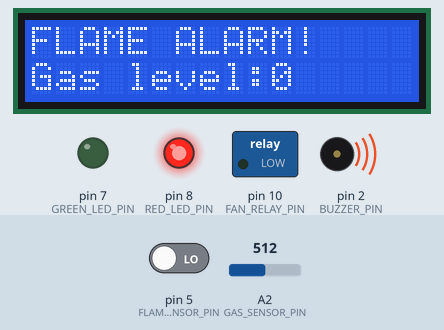
Simulated run of this sketch. Board: Arduino Uno, built with avr-gcc and run on an emulated ATmega328P. Parts: 16×2 character LCD, switched loads named in the sketch (green lamp = pin HIGH), output pins drawn as LEDs (lit = HIGH), buzzer (waves = sounding). Inputs (shaded band) come from the test bench; at power-on: pin 5 (FLAME_SENSOR_PIN) LOW, A2 (GAS_SENSOR_PIN) = 512. The modem accepts every AT command (registered, SIM ready, sends succeed) and sends nothing else; what the sketch prints to the serial monitor is not drawn.

Above: at 2.8 s.
2.9 s: pin 5 (FLAME_SENSOR_PIN) driven HIGH
At 3.6 s:
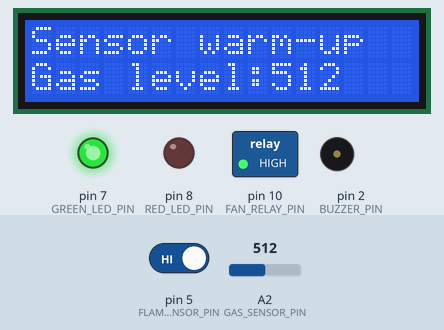
4.6 s: A2 (GAS_SENSOR_PIN) set to 716
At 4.9 s:
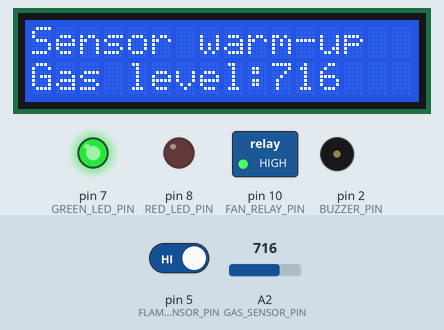
6.1 s: A2 (GAS_SENSOR_PIN) set to 900
At 7.3 s:
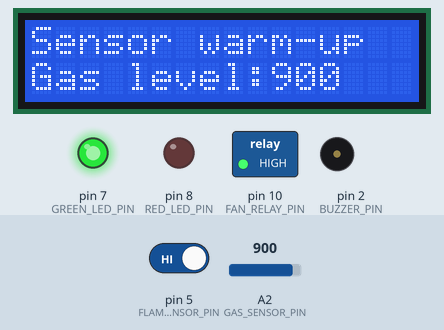
7.6 s: A2 (GAS_SENSOR_PIN) set to 1023
At 8.5 s:
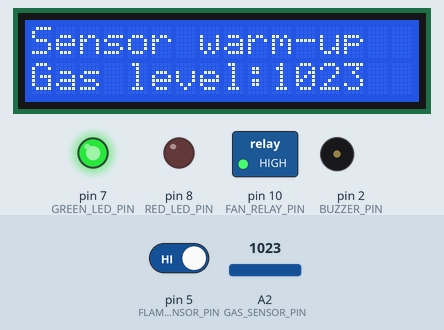
9.1 s: pin 5 (FLAME_SENSOR_PIN) driven LOW
At 11.1 s:
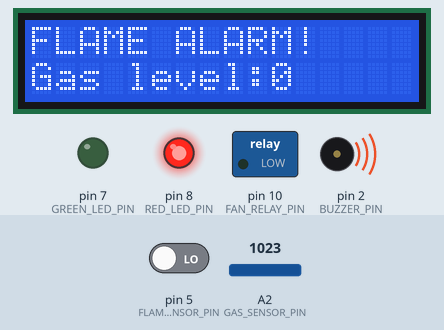
Timing chart, 0 to 12.1 s (numbered marks = the images above; inputs shaded):
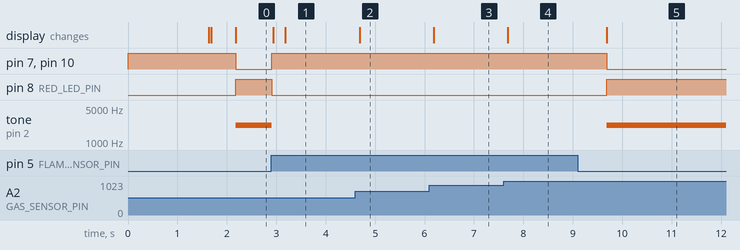

Measured:
- after the input at 2.9 s, pin 7 (GREEN_LED_PIN), pin 10 (FAN_RELAY_PIN): LOW → HIGH at once; pin 8 (RED_LED_PIN): HIGH → LOW at once; tone on pin 2 (BUZZER_PIN): 2200 Hz → silent at once; the display: first changes at once (image 1 shows a later state)
- after the input at 4.6 s, the display: changes after 0.09 s (image 2)
- after the input at 6.1 s, the display: changes after 0.09 s (image 3)
- after the input at 7.6 s, the display: changes after 0.09 s (image 4)
- after the input at 9.1 s, pin 7 (GREEN_LED_PIN), pin 10 (FAN_RELAY_PIN): HIGH → LOW after 0.59 s; pin 8 (RED_LED_PIN): LOW → HIGH after 0.59 s; tone on pin 2 (BUZZER_PIN): silent → 2200 Hz after 0.59 s; the display: changes after 0.59 s (image 5)

The sketch:

gsm_gas_flame_alarm.ino
```cpp
/*
 * GSM-connected gas and flame alarm
 * Target: Arduino Uno
 * Reconstructed from the June 2022 project video and its wiring diagram.
 *
 * Verified hardware shown in the video:
 * - Arduino Uno
 * - MQ-5 analog gas-sensor module
 * - Digital IR flame-sensor module
 * - 16x2 LCD with I2C backpack
 * - Neoway M660 GSM/GPRS module
 * - Active buzzer, red and green LEDs
 * - Relay-controlled 12 V fan
 *
 * IMPORTANT BEFORE USE:
 * 1. Enter the destination phone number below.
 * 2. Confirm the LCD I2C address (commonly 0x27 or 0x3F).
 * 3. Calibrate the MQ-5 thresholds for the real enclosure and target gas.
 * 4. Confirm the relay and flame-module active levels.
 * 5. Confirm the M660 carrier-board UART baud rate and logic-level shifting.
 *
 * This is prototype firmware, not certified life-safety equipment.
 */

#include <Wire.h>
#include <LiquidCrystal_I2C.h>
#include <SoftwareSerial.h>

// ---------------------------------------------------------------------------
// Hardware configuration reconstructed from the video wiring diagram
// ---------------------------------------------------------------------------
constexpr uint8_t GAS_SENSOR_PIN = A2;
constexpr uint8_t FLAME_SENSOR_PIN = 5;
constexpr uint8_t BUZZER_PIN = 2;
constexpr uint8_t GREEN_LED_PIN = 7;
constexpr uint8_t RED_LED_PIN = 8;
constexpr uint8_t FAN_RELAY_PIN = 10;

// Arduino RX connects to the GSM module TX; Arduino TX connects to module RX.
constexpr uint8_t GSM_RX_PIN = 9;
constexpr uint8_t GSM_TX_PIN = 12;

constexpr uint8_t LCD_ADDRESS = 0x27;
constexpr uint8_t LCD_COLUMNS = 16;
constexpr uint8_t LCD_ROWS = 2;

// Most LM393 flame modules assert LOW when flame is detected.
constexpr bool FLAME_ACTIVE_LOW = true;

// Many relay modules are active LOW. Change to false if yours is active HIGH.
constexpr bool RELAY_ACTIVE_LOW = true;

// The video proves raw values near 15-26 at ambient and 721 during gas
// exposure. It does not document the original threshold. These two values are
// safe placeholders for functional testing and MUST be calibrated.
constexpr uint16_t GAS_ALARM_ON_THRESHOLD = 300;
constexpr uint16_t GAS_ALARM_OFF_THRESHOLD = 250;

constexpr uint8_t GAS_AVERAGE_SAMPLES = 8;
constexpr uint8_t FLAME_CONFIRM_SAMPLES = 3;
constexpr unsigned long SAMPLE_PERIOD_MS = 250UL;
constexpr unsigned long SENSOR_STABILIZE_MS = 60000UL;
constexpr unsigned long SMS_MIN_INTERVAL_MS = 60000UL;
constexpr unsigned long SMS_RETRY_INTERVAL_MS = 10000UL;

// The M660 module itself commonly defaults to 115200 baud, while Arduino
// carrier-board examples are often configured for 9600. Use the baud rate of
// the specific board. SoftwareSerial on an Uno is most reliable at 9600.
constexpr long GSM_BAUD = 9600;

// Replace with the required international-format destination number.
const char ALERT_PHONE_NUMBER[] = "+000000000000";

LiquidCrystal_I2C lcd(LCD_ADDRESS, LCD_COLUMNS, LCD_ROWS);
SoftwareSerial gsmSerial(GSM_RX_PIN, GSM_TX_PIN);

bool alarmActive = false;
bool gsmReady = false;
bool smsSentForCurrentAlarm = false;
uint8_t flameActiveCount = 0;
unsigned long lastSampleAt = 0;
unsigned long lastSmsAttemptAt = 0;
unsigned long lastSmsSentAt = 0;

// ---------------------------------------------------------------------------
// Low-level helpers
// ---------------------------------------------------------------------------
void setRelay(bool enabled) {
  const uint8_t activeLevel = RELAY_ACTIVE_LOW ? LOW : HIGH;
  const uint8_t inactiveLevel = RELAY_ACTIVE_LOW ? HIGH : LOW;
  digitalWrite(FAN_RELAY_PIN, enabled ? activeLevel : inactiveLevel);
}

void setAlarmOutputs(bool enabled) {
  digitalWrite(RED_LED_PIN, enabled ? HIGH : LOW);
  digitalWrite(GREEN_LED_PIN, enabled ? LOW : HIGH);
  setRelay(enabled);

  if (enabled) {
    tone(BUZZER_PIN, 2200);
  } else {
    noTone(BUZZER_PIN);
  }
}

uint16_t readAveragedGasLevel() {
  uint32_t total = 0;
  for (uint8_t i = 0; i < GAS_AVERAGE_SAMPLES; ++i) {
    total += analogRead(GAS_SENSOR_PIN);
    delay(2);
  }
  return static_cast<uint16_t>(total / GAS_AVERAGE_SAMPLES);
}

bool readConfirmedFlame() {
  const bool rawActive = FLAME_ACTIVE_LOW
                           ? (digitalRead(FLAME_SENSOR_PIN) == LOW)
                           : (digitalRead(FLAME_SENSOR_PIN) == HIGH);

  if (rawActive) {
    if (flameActiveCount < FLAME_CONFIRM_SAMPLES) {
      ++flameActiveCount;
    }
  } else {
    flameActiveCount = 0;
  }

  return flameActiveCount >= FLAME_CONFIRM_SAMPLES;
}

void clearGsmInput() {
  while (gsmSerial.available() > 0) {
    gsmSerial.read();
  }
}

bool readGsmResponse(const char *expected, unsigned long timeoutMs) {
  char response[96];
  size_t length = 0;
  response[0] = '\0';
  const unsigned long startedAt = millis();

  while (millis() - startedAt < timeoutMs) {
    while (gsmSerial.available() > 0) {
      const char value = static_cast<char>(gsmSerial.read());
      Serial.write(value);

      if (length < sizeof(response) - 1) {
        response[length++] = value;
        response[length] = '\0';
      } else {
        memmove(response, response + 32, sizeof(response) - 33);
        length = sizeof(response) - 33;
        response[length++] = value;
        response[length] = '\0';
      }

      if (strstr(response, expected) != nullptr) {
        return true;
      }
      if (strstr(response, "ERROR") != nullptr) {
        return false;
      }
    }
  }
  return false;
}

bool sendAtCommand(const __FlashStringHelper *command,
                   const char *expected,
                   unsigned long timeoutMs) {
  clearGsmInput();
  gsmSerial.println(command);
  return readGsmResponse(expected, timeoutMs);
}

bool isNetworkRegistered() {
  clearGsmInput();
  gsmSerial.println(F("AT+CREG?"));

  char response[96];
  size_t length = 0;
  response[0] = '\0';
  const unsigned long startedAt = millis();

  while (millis() - startedAt < 1500UL) {
    while (gsmSerial.available() > 0) {
      const char value = static_cast<char>(gsmSerial.read());
      Serial.write(value);
      if (length < sizeof(response) - 1) {
        response[length++] = value;
        response[length] = '\0';
      }
    }
  }

  return strstr(response, ",1") != nullptr || strstr(response, ",5") != nullptr;
}

bool initializeGsm() {
  for (uint8_t attempt = 0; attempt < 5; ++attempt) {
    if (sendAtCommand(F("AT"), "OK", 1200UL)) {
      break;
    }
    if (attempt == 4) {
      return false;
    }
    delay(600);
  }

  if (!sendAtCommand(F("ATE0"), "OK", 1500UL)) {
    return false;
  }
  if (!sendAtCommand(F("AT+CMGF=1"), "OK", 2000UL)) {
    return false;
  }

  // Network registration can take time. Local protection remains operational
  // even when this check fails.
  for (uint8_t attempt = 0; attempt < 20; ++attempt) {
    if (isNetworkRegistered()) {
      return true;
    }
    delay(1000);
  }
  return false;
}

bool sendAlarmSms(uint16_t gasLevel, bool flameDetected) {
  if (!gsmReady) {
    return false;
  }

  if (!sendAtCommand(F("AT+CMGF=1"), "OK", 2000UL)) {
    return false;
  }

  clearGsmInput();
  gsmSerial.print(F("AT+CMGS=\""));
  gsmSerial.print(ALERT_PHONE_NUMBER);
  gsmSerial.println(F("\""));
  if (!readGsmResponse(">", 3000UL)) {
    return false;
  }

  gsmSerial.print(F("SAFETY ALERT: "));
  if (flameDetected && gasLevel >= GAS_ALARM_ON_THRESHOLD) {
    gsmSerial.print(F("flame and combustible gas detected"));
  } else if (flameDetected) {
    gsmSerial.print(F("flame detected"));
  } else {
    gsmSerial.print(F("combustible gas detected"));
  }
  gsmSerial.print(F(". Raw gas level: "));
  gsmSerial.print(gasLevel);
  gsmSerial.write(26);  // Ctrl+Z submits the SMS.

  return readGsmResponse("+CMGS:", 15000UL);
}

// ---------------------------------------------------------------------------
// User interface and alarm state machine
// ---------------------------------------------------------------------------
void displayNormal(uint16_t gasLevel) {
  lcd.setCursor(0, 0);
  lcd.print(F("Home safety     "));
  lcd.setCursor(0, 1);
  lcd.print(F("Gas level:"));
  lcd.print(gasLevel);
  lcd.print(F("    "));
}

void displayAlarm(uint16_t gasLevel, bool flameDetected) {
  lcd.setCursor(0, 0);
  if (flameDetected && gasLevel >= GAS_ALARM_ON_THRESHOLD) {
    lcd.print(F("GAS + FLAME!    "));
  } else if (flameDetected) {
    lcd.print(F("FLAME ALARM!    "));
  } else {
    lcd.print(F("GAS ALARM!      "));
  }

  lcd.setCursor(0, 1);
  lcd.print(F("Gas level:"));
  lcd.print(gasLevel);
  lcd.print(F("    "));
}

void updateAlarmState(uint16_t gasLevel, bool flameDetected) {
  const bool gasDetected = alarmActive
                             ? gasLevel >= GAS_ALARM_OFF_THRESHOLD
                             : gasLevel >= GAS_ALARM_ON_THRESHOLD;
  const bool hazardDetected = gasDetected || flameDetected;

  if (hazardDetected) {
    displayAlarm(gasLevel, flameDetected);

    if (!alarmActive) {
      alarmActive = true;
      setAlarmOutputs(true);
    }

    // Retry a failed notification without flooding the recipient. The local
    // alarm and fan remain active while the modem is unavailable.
    const unsigned long now = millis();
    const bool retryDue = lastSmsAttemptAt == 0 ||
                          now - lastSmsAttemptAt >= SMS_RETRY_INTERVAL_MS;
    const bool rateLimitClear = lastSmsSentAt == 0 ||
                                now - lastSmsSentAt >= SMS_MIN_INTERVAL_MS;
    if (!smsSentForCurrentAlarm && gsmReady && retryDue && rateLimitClear) {
      lastSmsAttemptAt = now;
      if (sendAlarmSms(gasLevel, flameDetected)) {
        smsSentForCurrentAlarm = true;
        lastSmsSentAt = now;
        Serial.println(F("SMS alert sent."));
      } else {
        Serial.println(F("SMS alert failed; local alarm remains active."));
      }
    }
  } else {
    if (alarmActive) {
      alarmActive = false;
      smsSentForCurrentAlarm = false;
      lastSmsAttemptAt = 0;
      setAlarmOutputs(false);
      Serial.println(F("Alarm cleared after sensor recovery."));
    }
    displayNormal(gasLevel);
  }
}

void setup() {
  pinMode(FLAME_SENSOR_PIN, INPUT);
  pinMode(BUZZER_PIN, OUTPUT);
  pinMode(GREEN_LED_PIN, OUTPUT);
  pinMode(RED_LED_PIN, OUTPUT);
  pinMode(FAN_RELAY_PIN, OUTPUT);

  setAlarmOutputs(false);

  Serial.begin(115200);
  gsmSerial.begin(GSM_BAUD);

  lcd.init();
  lcd.backlight();
  lcd.setCursor(0, 0);
  lcd.print(F("Safety monitor"));
  lcd.setCursor(0, 1);
  lcd.print(F("Starting..."));

  gsmReady = initializeGsm();
  Serial.println(gsmReady ? F("GSM registered.")
                          : F("GSM unavailable; local safety remains active."));

  lcd.clear();
  lcd.print(F("Sensor warm-up"));
}

void loop() {
  const unsigned long now = millis();
  if (now - lastSampleAt < SAMPLE_PERIOD_MS) {
    return;
  }
  lastSampleAt = now;

  const uint16_t gasLevel = readAveragedGasLevel();
  const bool flameDetected = readConfirmedFlame();

  Serial.print(F("Gas raw="));
  Serial.print(gasLevel);
  Serial.print(F(" flame="));
  Serial.println(flameDetected ? F("DETECTED") : F("clear"));

  if (now < SENSOR_STABILIZE_MS && !flameDetected && !alarmActive) {
    lcd.setCursor(0, 0);
    lcd.print(F("Sensor warm-up  "));
    lcd.setCursor(0, 1);
    lcd.print(F("Gas level:"));
    lcd.print(gasLevel);
    lcd.print(F("    "));
    return;
  }

  // During MQ-5 stabilization, ignore its unconditioned gas value but retain
  // immediate flame protection.
  updateAlarmState(now < SENSOR_STABILIZE_MS ? 0 : gasLevel, flameDetected);
}
```
